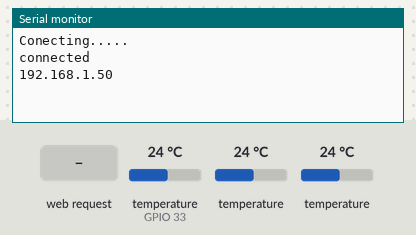
Bench run of a sketch on a simulated ESP32. Parts: the last lines printed to the serial monitor. Inputs (shaded band) come from the test bench; at power-on: temperature (sensor on GPIO 33) 24 °C, temperature 24 °C. WiFi joins after 1.5 s; servers stay silent unless stated.

Above: at 2.7 s.
2.8 s: HTTP request GET /temperature received
At 3.8 s:
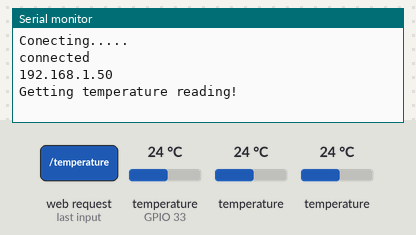
7.2 s: HTTP request GET /info received
At 8.4 s:
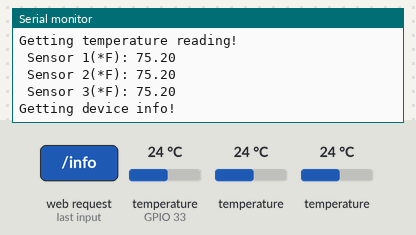
8.8 s: temperature (sensor on GPIO 33) set to 12 °C
10.3 s: temperature (sensor 133) set to 12 °C
11.8 s: temperature (sensor 233) set to 12 °C
At 13.2 s:
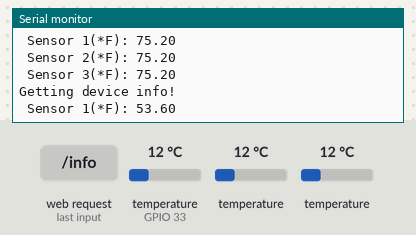
13.3 s: temperature (sensor on GPIO 33) set to 19 °C
At 15.5 s:
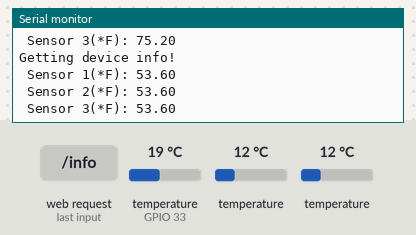
Timing chart, 0 to 15.8 s (numbered marks = the images above; inputs shaded):
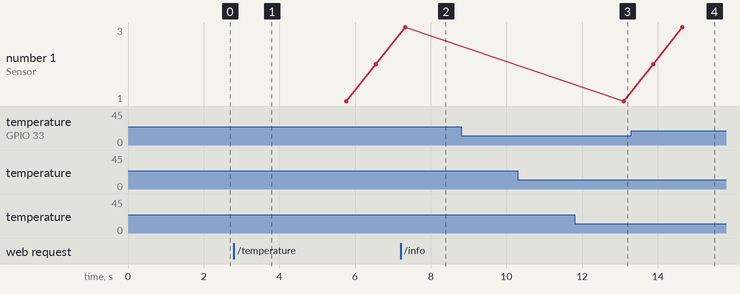

The sketch:

Temperature_server.ino
```cpp
// Load Wi-Fi library
#include <WiFi.h>
#include <DNSServer.h>
#include <WiFiManager.h>
#include <ESPmDNS.h>
#include <WebServer.h>
#include <ArduinoJson.h>
#include <OneWire.h>
#include <DallasTemperature.h>

//#include <ESPAsyncWebServer.h>

// Data wire is connected to GPIO 15
#define ONE_WIRE_BUS 33

// Setup a oneWire instance to communicate with any OneWire devices
OneWire oneWire(ONE_WIRE_BUS);

// Pass our oneWire reference to Dallas Temperature sensor
DallasTemperature sensors(&oneWire);

//The following address correspond to a ds18b20 sensor these need to be dynamically found
DeviceAddress sensor1 = { 0x28, 0xFF, 0x38, 0x5E, 0xA3, 0x16, 0x5, 0x54 };
DeviceAddress sensor2 = { 0x28, 0xFF, 0x24, 0xE, 0xA0, 0x16, 0x3, 0xE8 };
DeviceAddress sensor3= { 0x28, 0xFF, 0x45, 0xB, 0xA0, 0x16, 0x3, 0xB5 };


// Variables to store temperature values
String temperatureF1 = "";
String temperatureF2 = "";
String temperatureF3 = "";

// Timer variables
unsigned long lastTime = 0;
unsigned long timerDelay = 5000;

//AsyncWebServer server(80);
WebServer server(80);

StaticJsonDocument<250> jsonDocument;
char buffer[250];

void setup_routing() {
  server.on("/temperature", getTemperature);
  server.on("/info", getInfo);
  server.begin();
}

void add_json_object(char *tag, String value) {
  JsonObject obj = jsonDocument.createNestedObject();
  obj["type"] = tag;
  obj["value"] = value;
}

void create_json_info(char* sensor, int quantity, char * record_type) {
  jsonDocument.clear();
  jsonDocument["sensor"] = sensor;
  jsonDocument["quantity"] = quantity;
  jsonDocument["record-type"] = record_type;
  serializeJson(jsonDocument, buffer);
}

void create_json_temperature(char * tag1, String value1, char *tag2, String value2, char *tag3, String value3) {
  jsonDocument.clear();
  jsonDocument["sensor1"] = tag1;
  jsonDocument["value1"] = value1;
  jsonDocument["sensor2"] = tag2;
  jsonDocument["value2"] = value2;
  jsonDocument["sensor3"] = tag3;
  jsonDocument["value3"] = value3;
  serializeJson(jsonDocument, buffer);
}

float readDSTemperatureF(int id) {
  // Call sensors.requestTemperatures() to issue a global temperature and Requests to all devices on the bus
  sensors.requestTemperatures();
  float temp;
  if(id == 1){
    temp =sensors.getTempF(sensor1);
    Serial.print(" Sensor 1(*F): ");
    Serial.println(sensors.getTempF(sensor1));
  }
  else if( id == 2){
    temp = sensors.getTempF(sensor2);
    Serial.print(" Sensor 2(*F): ");
    Serial.println(sensors.getTempF(sensor2));
  }
  else{
    temp = sensors.getTempF(sensor3);
    Serial.print(" Sensor 3(*F): ");
    Serial.println(sensors.getTempF(sensor3));
  }
  return temp;
}

void getInfo(){
   Serial.println("Getting device info!");
   create_json_info("Water Sensor", 3, "fahrenheit");
   server.send(200, "application/json", buffer);
}

void getTemperature(){
  Serial.println("Getting temperature reading!");
  create_json_temperature("sensor 1", temperatureF1, "sensor 2", temperatureF2, "sensor 3", temperatureF3);
  server.send(200, "application/json", buffer);
}

void setup() {
  Serial.begin(115200);
  WiFiManager wifiManager;
  Serial.println("Conecting.....");
  wifiManager.autoConnect("Water Sensor");
  Serial.println("connected");

  if(!MDNS.begin("esp32")) {
     Serial.println("Error starting mDNS");
     return;
  }

  MDNS.addService("http", "tcp", 80);
  //Name of Device and
  MDNS.addServiceTxt("http", "tcp", "type", "Water Sensor");
  MDNS.addServiceTxt("http", "tcp", "Amount", "3");

  Serial.println(WiFi.localIP());

//  server.on("/hello", HTTP_GET, [](AsyncWebServerRequest *request){
//    request->send(200, "text/plain", "Hello World");
////  });
//  server.on("/hello", HTTP_GET , "Hello World");
//  server.begin();
setup_routing();
}


void loop() {
    if ((millis() - lastTime) > timerDelay) {
    temperatureF1 = readDSTemperatureF(1);
    temperatureF2 = readDSTemperatureF(2);
    temperatureF3 = readDSTemperatureF(3);
    lastTime = millis();
  }
  server.handleClient();

}
```

Measured:
- after the input at 2.8 s, the serial monitor: prints a new line at once (image 1)
- after the input at 7.2 s, the serial monitor: prints a new line after 0.13 s (image 2)
